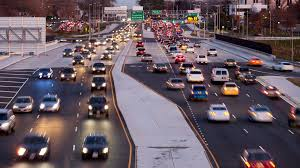
#> input picture CV/lab/CIA1/Set-1-program-1-Trafficimage.jpg, 300 x 168 px
$ jupyter execute --allow-errors 2447252-p1.ipynb
#> lines starting #> are read from the running program, lines starting #| are printed output that depends on the picture
## Import Required Libraries

[cell 1]
import cv2
import numpy as np
import matplotlib.pyplot as plt
from PIL import Image
from scipy import ndimage
import warnings
warnings.filterwarnings('ignore')

[cell 2]
image = cv2.imread('Set-1-program-1-Trafficimage.jpg')
#> image is the input picture: shape (168, 300, 3); mean B, G, R 96.3, 87.6, 102.3

## 2. Convert to Grayscale using User-Defined Function

[cell 3]
def rgb_to_grayscale(image):
    if len(image.shape) == 3:
        return 0.299 * image[:,:,2] + 0.587 * image[:,:,1] + 0.114 * image[:,:,0]
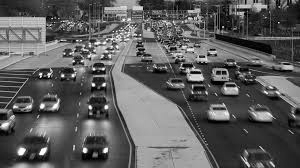
#> returned value: shape (168, 300) float64; min 0.228, max 253.8, mean 93
    return image

gray_image = rgb_to_grayscale(image).astype(np.uint8)
print(f"Grayscale image shape: {gray_image.shape}")
#| Grayscale image shape: (168, 300)

plt.figure(figsize=(15, 5))
plt.subplot(1, 2, 1)
plt.imshow(cv2.cvtColor(image, cv2.COLOR_BGR2RGB))
plt.title('Original Color Image')
plt.axis('off')

plt.subplot(1, 2, 2)
plt.imshow(gray_image, cmap='gray')
plt.title('Grayscale Image (User-defined function)')
plt.axis('off')
plt.tight_layout()
plt.show()
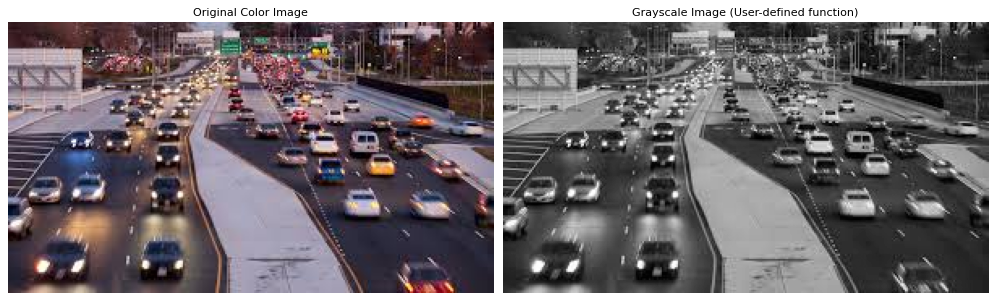
#> figure drawn by matplotlib, 2 panels

## 3. Interpolation Functions (User-Defined)

[cell 4]
def nearest_neighbor_interpolation(image, scale_factor):
    old_h, old_w = image.shape
    new_h, new_w = int(old_h * scale_factor), int(old_w * scale_factor)
    new_image = np.zeros((new_h, new_w), dtype=image.dtype)

    for i in range(new_h):
        for j in range(new_w):
            old_i = int(i / scale_factor)
            old_j = int(j / scale_factor)
            old_i = min(old_i, old_h - 1)
            old_j = min(old_j, old_w - 1)
            new_image[i, j] = image[old_i, old_j]

    return new_image

## 4. Apply Different Interpolation Techniques

[cell 5]
downscale_factor = 0.25
upscale_factor = 4.0

downscaled = cv2.resize(gray_image, None, fx=downscale_factor, fy=downscale_factor)


nearest_builtin = cv2.resize(downscaled, gray_image.shape[::-1], interpolation=cv2.INTER_NEAREST)
bilinear_builtin = cv2.resize(downscaled, gray_image.shape[::-1], interpolation=cv2.INTER_LINEAR)
bicubic_builtin = cv2.resize(downscaled, gray_image.shape[::-1], interpolation=cv2.INTER_CUBIC)
lanczos_builtin = cv2.resize(downscaled, gray_image.shape[::-1], interpolation=cv2.INTER_LANCZOS4)
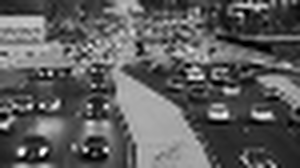
#> lanczos_builtin: shape (168, 300); min 0, max 255, mean 93.2

nearest_custom = nearest_neighbor_interpolation(downscaled, upscale_factor)

plt.figure(figsize=(20, 12))

plt.subplot(2, 4, 1)
plt.imshow(gray_image, cmap='gray')
plt.title('Original Grayscale')
plt.axis('off')

plt.subplot(2, 4, 2)
plt.imshow(downscaled, cmap='gray')
plt.title('Downscaled (25%)')
plt.axis('off')

plt.subplot(2, 4, 3)
plt.imshow(nearest_builtin, cmap='gray')
plt.title('Nearest Neighbor (Built-in)')
plt.axis('off')

plt.subplot(2, 4, 4)
plt.imshow(bilinear_builtin, cmap='gray')
plt.title('Bilinear (Built-in)')
plt.axis('off')

plt.subplot(2, 4, 5)
plt.imshow(bicubic_builtin, cmap='gray')
plt.title('Bicubic (Built-in)')
plt.axis('off')

plt.subplot(2, 4, 6)
plt.imshow(lanczos_builtin, cmap='gray')
plt.title('Lanczos (Built-in)')
plt.axis('off')

plt.subplot(2, 4, 7)
plt.imshow(nearest_custom, cmap='gray')
plt.title('Nearest Neighbor (Custom)')
plt.axis('off')


plt.tight_layout()
plt.show()

## 5. Quantization Functions

[cell 6]
def quantize_image(image, bits):
#> called with bits = 6
    levels = 2 ** bits
    quantized = np.floor(image / (256 / levels)) * (256 / levels)
    return np.clip(quantized, 0, 255).astype(np.uint8)

original_8bit = gray_image
quantized_6bit = quantize_image(gray_image, 6)
quantized_4bit = quantize_image(gray_image, 4)
quantized_2bit = quantize_image(gray_image, 2)
#> call 3 of quantize_image, with bits = 2
#> in quantize_image (call 3), `quantized = np.floor(image / (256 / levels)) * (256 / levels)`:
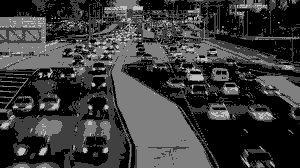
#> quantized: shape (168, 300) float64; min 0, max 192, mean 58.7

plt.figure(figsize=(16, 8))

plt.subplot(2, 4, 1)
plt.imshow(original_8bit, cmap='gray')
plt.title('Original (8-bit)\n256 levels')
plt.axis('off')

plt.subplot(2, 4, 2)
plt.imshow(quantized_6bit, cmap='gray')
plt.title('Quantized (6-bit)\n64 levels')
plt.axis('off')

plt.subplot(2, 4, 3)
plt.imshow(quantized_4bit, cmap='gray')
plt.title('Quantized (4-bit)\n16 levels')
plt.axis('off')

plt.subplot(2, 4, 4)
plt.imshow(quantized_2bit, cmap='gray')
plt.title('Quantized (2-bit)\n4 levels')
plt.axis('off')

plt.subplot(2, 4, 5)
plt.hist(original_8bit.flatten(), bins=50, alpha=0.7)
plt.title('8-bit Histogram')
plt.xlabel('Pixel Intensity')

plt.subplot(2, 4, 6)
plt.hist(quantized_6bit.flatten(), bins=50, alpha=0.7)
plt.title('6-bit Histogram')
plt.xlabel('Pixel Intensity')

plt.subplot(2, 4, 7)
plt.hist(quantized_4bit.flatten(), bins=50, alpha=0.7)
plt.title('4-bit Histogram')
plt.xlabel('Pixel Intensity')

plt.subplot(2, 4, 8)
plt.hist(quantized_2bit.flatten(), bins=50, alpha=0.7)
plt.title('2-bit Histogram')
plt.xlabel('Pixel Intensity')

plt.tight_layout()
plt.show()
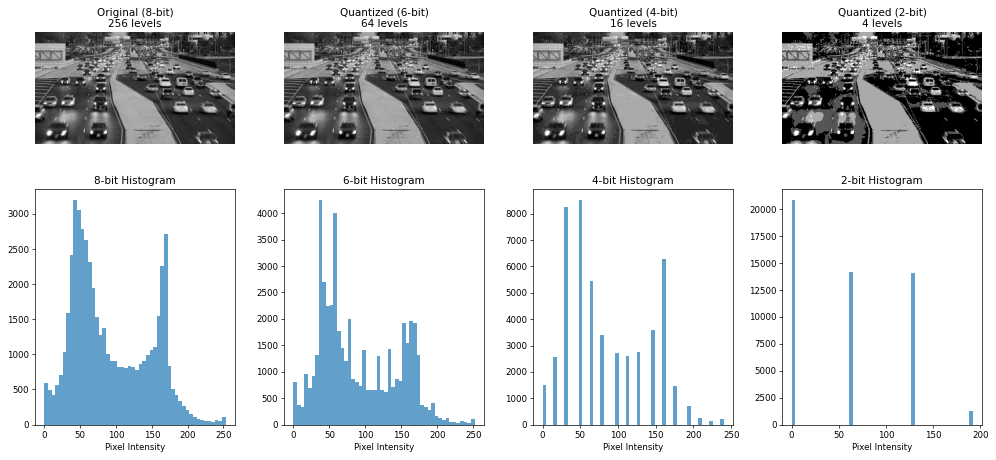
#> figure drawn by matplotlib, 8 panels; panel 5: tallest bar 3195 high, from x = 40.48 to 45.54; panel 6: tallest bar 4246 high, from x = 35.28 to 40.32; panel 7: tallest bar 8516 high, from x = 48 to 52.8; panel 8: tallest bar 20848 high, from x = 0 to 3.84

## 6. Demonstrate Artifacts - Checkerboard Effect and False Contouring

[cell 7]
very_low_res = cv2.resize(gray_image, None, fx=0.1, fy=0.1)
checkerboard_effect = cv2.resize(very_low_res, gray_image.shape[::-1], interpolation=cv2.INTER_NEAREST)
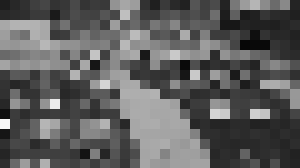
#> checkerboard_effect: shape (168, 300); min 6, max 248, mean 93.2

h, w = gray_image.shape
#> h = 168; w = 300
crop_size = 200
start_h, start_w = h//2 - crop_size//2, w//2 - crop_size//2
#> start_h = -16; start_w = 50

plt.figure(figsize=(18, 12))

plt.subplot(3, 4, 1)
plt.imshow(gray_image[start_h:start_h+crop_size, start_w:start_w+crop_size], cmap='gray')
plt.title('Original (Cropped)')
plt.axis('off')

plt.subplot(3, 4, 2)
plt.imshow(checkerboard_effect[start_h:start_h+crop_size, start_w:start_w+crop_size], cmap='gray')
plt.title('Checkerboard Effect\n(10% → 100% Nearest)')
plt.axis('off')

plt.subplot(3, 4, 3)
plt.imshow(quantized_4bit[start_h:start_h+crop_size, start_w:start_w+crop_size], cmap='gray')
plt.title('4-bit Quantization\n(False Contouring)')
plt.axis('off')

plt.subplot(3, 4, 4)
plt.imshow(quantized_2bit[start_h:start_h+crop_size, start_w:start_w+crop_size], cmap='gray')
plt.title('2-bit Quantization\n(Severe False Contouring)')
plt.axis('off')

plt.subplot(3, 4, 5)
very_low_res_2 = cv2.resize(gray_image, None, fx=0.05, fy=0.05)
extreme_checkerboard = cv2.resize(very_low_res_2, gray_image.shape[::-1], interpolation=cv2.INTER_NEAREST)
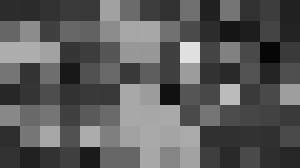
#> extreme_checkerboard: shape (168, 300); min 6, max 225, mean 90.5
plt.imshow(extreme_checkerboard[start_h:start_h+crop_size, start_w:start_w+crop_size], cmap='gray')
plt.title('Extreme Checkerboard\n(5% → 100% Nearest)')
plt.axis('off')

plt.subplot(3, 4, 6)
smooth_upscale = cv2.resize(very_low_res_2, gray_image.shape[::-1], interpolation=cv2.INTER_CUBIC)
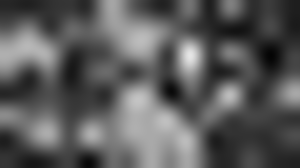
#> smooth_upscale: shape (168, 300); min 4, max 229, mean 90.6
plt.imshow(smooth_upscale[start_h:start_h+crop_size, start_w:start_w+crop_size], cmap='gray')
plt.title('Smooth Upscaling\n(5% → 100% Bicubic)')
plt.axis('off')

edge_original = cv2.Canny(gray_image, 50, 150)
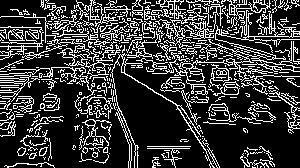
#> edge_original: shape (168, 300); 22.5% white in thin lines or dots
edge_quantized = cv2.Canny(quantized_2bit, 50, 150)
#> edge_quantized: shape (168, 300); 19.7% white in thin lines or dots

plt.subplot(3, 4, 7)
plt.imshow(edge_original[start_h:start_h+crop_size, start_w:start_w+crop_size], cmap='gray')
plt.title('Original Edges')
plt.axis('off')

plt.subplot(3, 4, 8)
plt.imshow(edge_quantized[start_h:start_h+crop_size, start_w:start_w+crop_size], cmap='gray')
plt.title('2-bit Quantized Edges\n(Lost Details)')
plt.axis('off')

gradient = np.linspace(0, 255, 256).reshape(1, -1)
gradient_img = np.repeat(gradient, 50, axis=0)

plt.subplot(3, 4, 9)
plt.imshow(gradient_img, cmap='gray', aspect='auto')
plt.title('Smooth Gradient (8-bit)')
plt.axis('off')

plt.subplot(3, 4, 10)
quantized_gradient = quantize_image(gradient_img, 4)
plt.imshow(quantized_gradient, cmap='gray', aspect='auto')
plt.title('Quantized Gradient (4-bit)\nFalse Contouring Visible')
plt.axis('off')

plt.subplot(3, 4, 11)
quantized_gradient_2bit = quantize_image(gradient_img, 2)
plt.imshow(quantized_gradient_2bit, cmap='gray', aspect='auto')
plt.title('Quantized Gradient (2-bit)\nSevere Banding')
plt.axis('off')

plt.tight_layout()
plt.show()
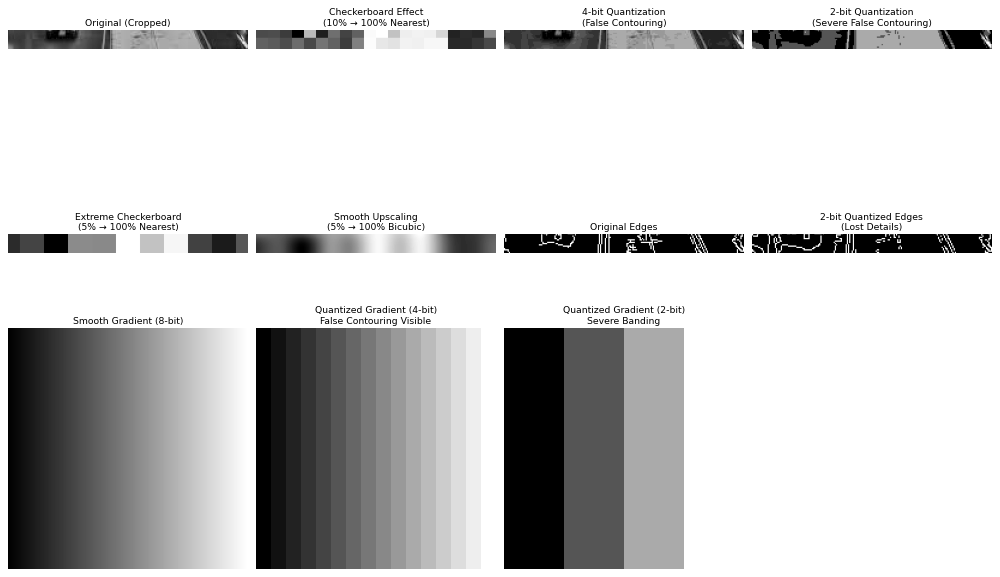
#> figure drawn by matplotlib, 11 panels
